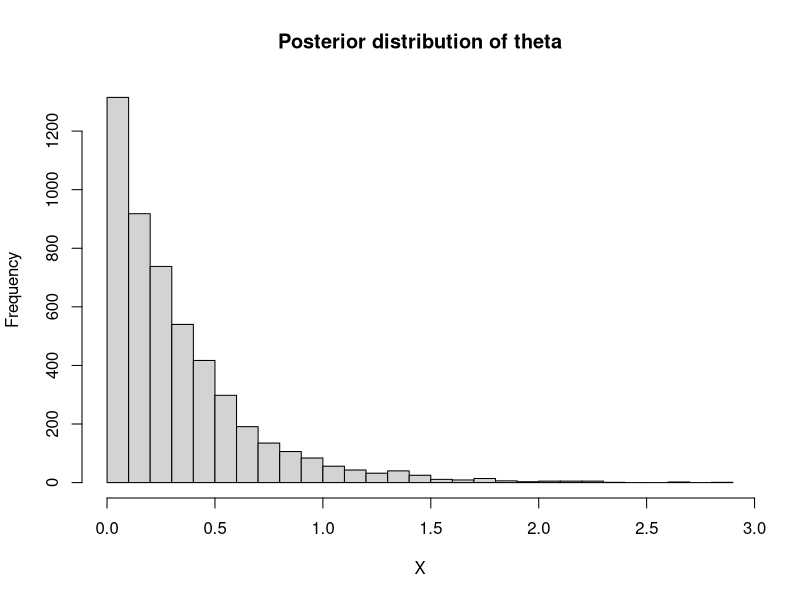
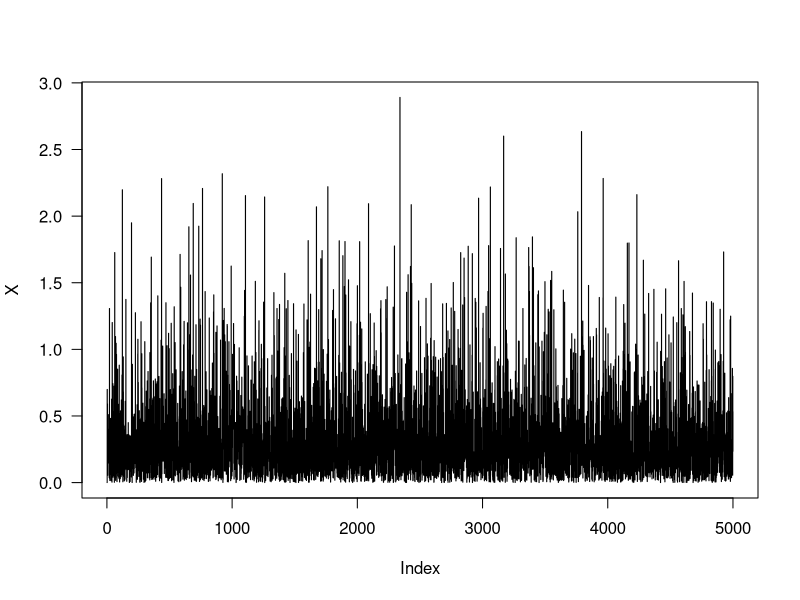
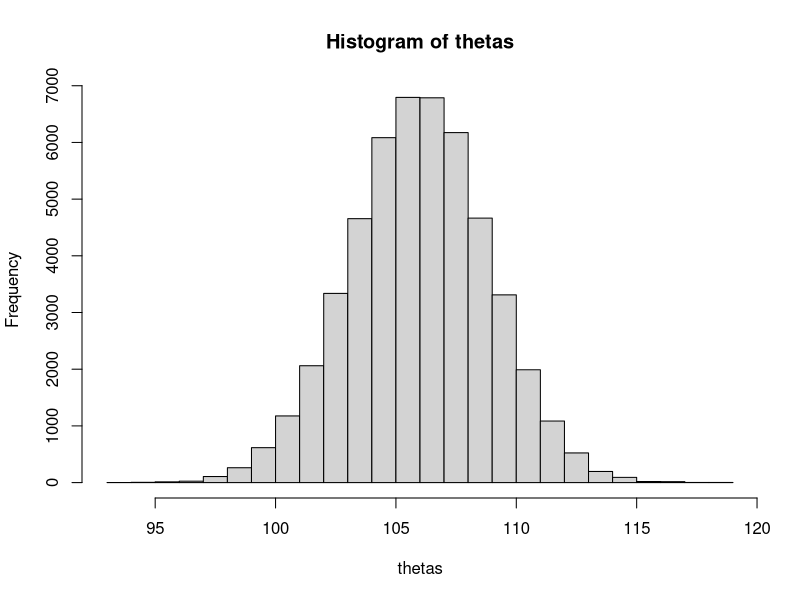

These figures' R source, in order:
#

N=5000
X<-rep(0,N)
Acp = 0
for (i in 2:N) {
  proposal <- rgamma(1,shape = 1,scale = (1/3))
  U <- runif(1)
  if(U<=1){
    X[i]=proposal
    Acp = Acp+1
  }else{
      X[i] = X[i-1]}
}

hist(X,main = "Posterior distribution of theta",breaks = 30)
mean(X)
plot(X,type = "s",las=1)
Acp/(N-1)

qgamma(0.03,shape = 1,scale = (1/3),lower.tail = F)

############
thetas = rep(0,50000)
lambdas = rep(0,50000)
lambda = 1
theta = 110
for (i in 1:50000){
  mean_theta = (105.5*120)/(120+lambda*90/10)+(lambda*90*110)/(10*120+lambda*90)
  var_theta = (120*90)/(10*120+lambda*90)
  lamba_mean = (120+(theta-110)^2)/(2*120)
  
  newtheta = rnorm(1,mean=mean_theta,sd=sqrt(var_theta))
  newlambda = rexp(1,rate = lamba_mean)
  
  thetas[i] = newtheta
  lambdas[i] = newlambda
  
  theta = newtheta
  lambda = newlambda
  
}

mean(thetas[1000:50000])
var(thetas[1000:50000])
summary(thetas[1000:50000])  
quantile(thetas[1000:50000],0.03)
quantile(thetas[1000:50000],0.97)
hist(thetas,breaks = 30)
